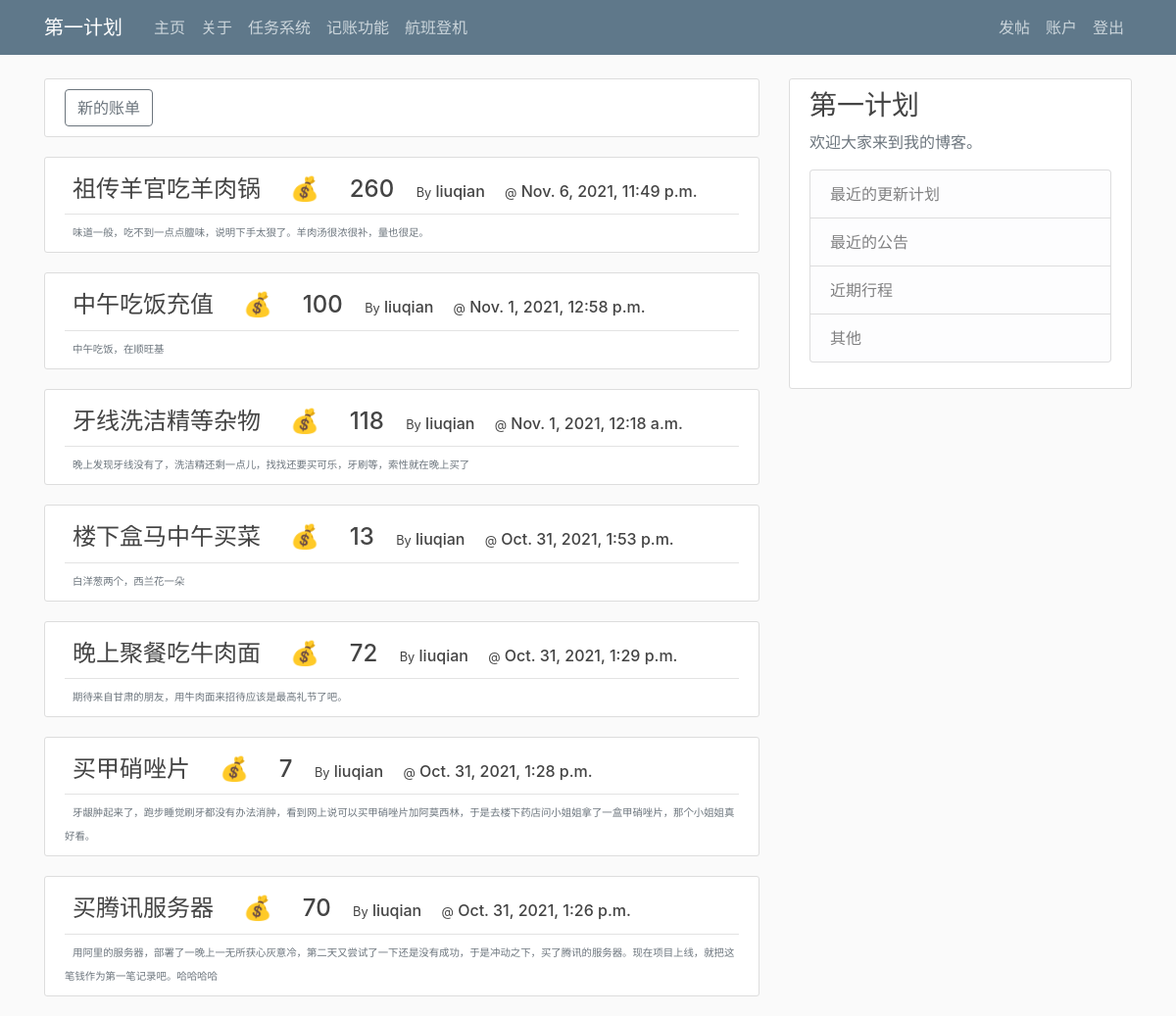
Page /penny/ (signed in) on the committed database.
### penny/models.py (models this page shows, shortened)
class Stiver(models.Model):
    item = models.CharField(max_length=20, verbose_name='名称', null=True)
    money = models.IntegerField(verbose_name='金额', null=True)
    date_created = models.DateTimeField(auto_now_add=True, null=True)
    author = models.ForeignKey(User, on_delete=models.CASCADE, verbose_name='作者')
    note = models.TextField(max_length=1000, null=True, verbose_name='记录')
    tags = models.ManyToManyField(Tag)

### penny/views.py (the view)
# urls.py: path('', StiverListView.as_view(), name = "penny-home"),
class StiverListView(LoginRequiredMixin, ListView):
    model = Stiver
    template_name = 'penny/home.html'
    context_object_name = 'stivers'
    ordering = ['-date_created']
    paginate_by = 10

### penny/templates/penny/home.html (shortened to what this page needs)
{% extends 'blog/base.html' %}
{% block content %}
  <article class="media content-section">
    <a class="btn btn-outline-secondary" href="{% url 'stiver-create' %}">新的账单</a>
  </article>
  {% for stiver in stivers %}
   <article class="media content-section">
     <div class="media-body">
       <div class="article-title">
         <h2>
           <font font size='5'>
             <a class="article-title ml-2" href="{% url 'stiver-detail' stiver.id %}">{{ stiver.item }}</a>
             <a class="article-title ml-4 mr-4" href="">💰</a>
             <a class="article-title mr-2" href="">{{ stiver.money }}</a>
           </font>
           <font font size = '3'>
             <small class="text-default ml-2">By</small>
             <a class="article-title mr-2">{{ stiver.author }}</a>
             <small class="text-default ml-2">@</small>
             <a class="article-title mr-2">{{ stiver.date_created }}</a>
           </font>
         </h2>
         <div class="article-metadata">
         </div>
           <font font size='2'>
             <small class="text-muted ml-2">{{ stiver.note }}</small>
           </font>
       </div>
     </div>
   </article>
   {% endfor %}
{% endblock content %}

### blog/static/blog/main.css (style rules this page uses)
body { background: #fafafa; color: #333333; margin-top: 5rem; }
h1, h2, h3, h4, h5, h6 { color: #444444; }
.content-section { background: #ffffff; padding: 10px 20px; border: 1px solid #dddddd; border-radius: 3px; margin-bottom: 20px; }
.article-title { color: #444444; }
.article-metadata { padding-bottom: 1px; margin-bottom: 4px; border-bottom: 1px solid #e3e3e3 }

### rows in the picture
Stiver: item "祖传羊官吃羊肉锅", money "260", author "liuqian", date_created "Nov. 6, 2021, 11:49 p.m.", note "味道一般，吃不到一点点膻味，说明下手太狠了。羊肉汤很浓很补，量也很足。"
Stiver: item "中午吃饭充值", money "100", author "liuqian", date_created "Nov. 1, 2021, 12:58 p.m.", note "中午吃饭，在顺旺基"
Stiver: item "牙线洗洁精等杂物", money "118", author "liuqian", date_created "Nov. 1, 2021, 12:18 a.m.", note "晚上发现牙线没有了，洗洁精还剩一点儿，找找还要买可乐，牙刷等，索性就在晚上买了"
Stiver: item "楼下盒马中午买菜", money "13", author "liuqian", date_created "Oct. 31, 2021, 1:53 p.m.", note "白洋葱两个，西兰花一朵"
Stiver: item "晚上聚餐吃牛肉面", money "72", author "liuqian", date_created "Oct. 31, 2021, 1:29 p.m.", note "期待来自甘肃的朋友，用牛肉面来招待应该是最高礼节了吧。"
Stiver: item "买甲硝唑片", money "7", author "liuqian", date_created "Oct. 31, 2021, 1:28 p.m.", note "牙龈肿起来了，跑步睡觉刷牙都没有办法消肿，看到网上说可以买甲硝唑片加阿莫西林，于是去楼下药店问小姐姐拿了一盒甲硝唑片，那个小姐姐真好看。"
Stiver: item "买腾讯服务器", money "70", author "liuqian", date_created "Oct. 31, 2021, 1:26 p.m.", note "用阿里的服务器，部署了一晚上一无所获心灰意冷，第二天又尝试了一下还是没有成功，于是冲动之下，买了腾讯的服务器。现在项目上线，就把这笔钱作为第一笔记录吧。哈哈哈哈"
